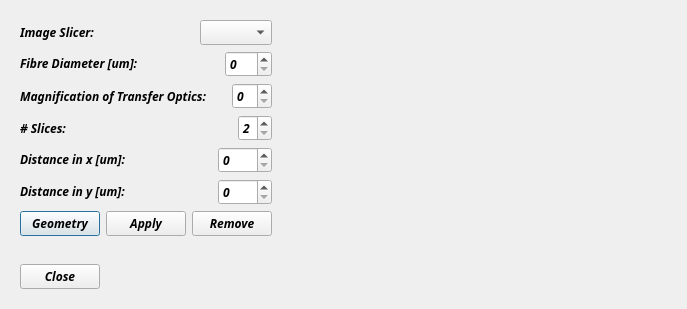
<?xml version="1.0" encoding="UTF-8"?>
<ui version="4.0">
 <class>TSI</class>
 <widget class="QDialog" name="TSI">
  <property name="geometry">
   <rect>
    <x>0</x>
    <y>0</y>
    <width>687</width>
    <height>309</height>
   </rect>
  </property>
  <property name="minimumSize">
   <size>
    <width>298</width>
    <height>298</height>
   </size>
  </property>
  <property name="font">
   <font>
    <family>Ubuntu Mono</family>
    <weight>75</weight>
    <italic>true</italic>
    <bold>true</bold>
   </font>
  </property>
  <property name="windowTitle">
   <string>Dialog</string>
  </property>
  <layout class="QGridLayout" name="gridLayout_2">
   <item row="0" column="0">
    <widget class="QScrollArea" name="scrollArea">
     <property name="frameShape">
      <enum>QFrame::NoFrame</enum>
     </property>
     <property name="widgetResizable">
      <bool>true</bool>
     </property>
     <widget class="QWidget" name="scrollAreaWidgetContents">
      <property name="geometry">
       <rect>
        <x>0</x>
        <y>0</y>
        <width>653</width>
        <height>294</height>
       </rect>
      </property>
      <layout class="QGridLayout" name="gridLayout">
       <item row="0" column="0">
        <layout class="QHBoxLayout" name="horizontalLayout_7">
         <item>
          <layout class="QVBoxLayout" name="verticalLayout">
           <item>
            <layout class="QHBoxLayout" name="horizontalLayout">
             <item>
              <widget class="QLabel" name="label">
               <property name="text">
                <string>Image Slicer:</string>
               </property>
              </widget>
             </item>
             <item>
              <widget class="QComboBox" name="comboBox">
               <property name="sizePolicy">
                <sizepolicy hsizetype="Maximum" vsizetype="Fixed">
                 <horstretch>0</horstretch>
                 <verstretch>0</verstretch>
                </sizepolicy>
               </property>
              </widget>
             </item>
            </layout>
           </item>
           <item>
            <layout class="QHBoxLayout" name="horizontalLayout_2">
             <item>
              <widget class="QLabel" name="label_5">
               <property name="text">
                <string>&lt;html&gt;&lt;head/&gt;&lt;body&gt;&lt;p&gt;Fibre Diameter [um]:&lt;/p&gt;&lt;/body&gt;&lt;/html&gt;</string>
               </property>
              </widget>
             </item>
             <item>
              <widget class="QSpinBox" name="spinBox_5">
               <property name="sizePolicy">
                <sizepolicy hsizetype="Maximum" vsizetype="Fixed">
                 <horstretch>0</horstretch>
                 <verstretch>0</verstretch>
                </sizepolicy>
               </property>
               <property name="maximum">
                <number>999</number>
               </property>
              </widget>
             </item>
            </layout>
           </item>
           <item>
            <layout class="QHBoxLayout" name="horizontalLayout_3">
             <item>
              <widget class="QLabel" name="label_6">
               <property name="text">
                <string>Magnification of Transfer Optics:</string>
               </property>
              </widget>
             </item>
             <item>
              <widget class="QSpinBox" name="spinBox">
               <property name="sizePolicy">
                <sizepolicy hsizetype="Maximum" vsizetype="Fixed">
                 <horstretch>0</horstretch>
                 <verstretch>0</verstretch>
                </sizepolicy>
               </property>
              </widget>
             </item>
            </layout>
           </item>
           <item>
            <layout class="QHBoxLayout" name="horizontalLayout_4">
             <item>
              <widget class="QLabel" name="label_2">
               <property name="text">
                <string># Slices:</string>
               </property>
              </widget>
             </item>
             <item>
              <widget class="QSpinBox" name="spinBox_2">
               <property name="sizePolicy">
                <sizepolicy hsizetype="Maximum" vsizetype="Fixed">
                 <horstretch>0</horstretch>
                 <verstretch>0</verstretch>
                </sizepolicy>
               </property>
               <property name="minimum">
                <number>2</number>
               </property>
               <property name="maximum">
                <number>7</number>
               </property>
              </widget>
             </item>
            </layout>
           </item>
           <item>
            <layout class="QHBoxLayout" name="horizontalLayout_5">
             <item>
              <widget class="QLabel" name="label_3">
               <property name="text">
                <string>&lt;html&gt;&lt;head/&gt;&lt;body&gt;&lt;p&gt;Distance in x [um]:&lt;/p&gt;&lt;/body&gt;&lt;/html&gt;</string>
               </property>
              </widget>
             </item>
             <item>
              <widget class="QSpinBox" name="spinBox_3">
               <property name="sizePolicy">
                <sizepolicy hsizetype="Maximum" vsizetype="Fixed">
                 <horstretch>0</horstretch>
                 <verstretch>0</verstretch>
                </sizepolicy>
               </property>
               <property name="maximum">
                <number>9999</number>
               </property>
              </widget>
             </item>
            </layout>
           </item>
           <item>
            <layout class="QHBoxLayout" name="horizontalLayout_6">
             <item>
              <widget class="QLabel" name="label_4">
               <property name="text">
                <string>&lt;html&gt;&lt;head/&gt;&lt;body&gt;&lt;p&gt;Distance in y [um]:&lt;/p&gt;&lt;/body&gt;&lt;/html&gt;</string>
               </property>
              </widget>
             </item>
             <item>
              <widget class="QSpinBox" name="spinBox_4">
               <property name="sizePolicy">
                <sizepolicy hsizetype="Maximum" vsizetype="Fixed">
                 <horstretch>0</horstretch>
                 <verstretch>0</verstretch>
                </sizepolicy>
               </property>
               <property name="maximum">
                <number>9999</number>
               </property>
              </widget>
             </item>
            </layout>
           </item>
           <item>
            <layout class="QHBoxLayout" name="horizontalLayout_8">
             <item>
              <widget class="QPushButton" name="pushButton_2">
               <property name="sizePolicy">
                <sizepolicy hsizetype="Maximum" vsizetype="Fixed">
                 <horstretch>0</horstretch>
                 <verstretch>0</verstretch>
                </sizepolicy>
               </property>
               <property name="text">
                <string>Geometry</string>
               </property>
              </widget>
             </item>
             <item>
              <widget class="QPushButton" name="pushButton_3">
               <property name="sizePolicy">
                <sizepolicy hsizetype="Maximum" vsizetype="Fixed">
                 <horstretch>0</horstretch>
                 <verstretch>0</verstretch>
                </sizepolicy>
               </property>
               <property name="text">
                <string>Apply</string>
               </property>
              </widget>
             </item>
             <item>
              <widget class="QPushButton" name="pushButton_4">
               <property name="sizePolicy">
                <sizepolicy hsizetype="Maximum" vsizetype="Fixed">
                 <horstretch>0</horstretch>
                 <verstretch>0</verstretch>
                </sizepolicy>
               </property>
               <property name="text">
                <string>Remove</string>
               </property>
              </widget>
             </item>
            </layout>
           </item>
           <item>
            <spacer name="verticalSpacer">
             <property name="orientation">
              <enum>Qt::Vertical</enum>
             </property>
             <property name="sizeHint" stdset="0">
              <size>
               <width>20</width>
               <height>40</height>
              </size>
             </property>
            </spacer>
           </item>
           <item>
            <widget class="QPushButton" name="pushButton">
             <property name="sizePolicy">
              <sizepolicy hsizetype="Maximum" vsizetype="Fixed">
               <horstretch>0</horstretch>
               <verstretch>0</verstretch>
              </sizepolicy>
             </property>
             <property name="text">
              <string>Close</string>
             </property>
            </widget>
           </item>
          </layout>
         </item>
         <item>
          <widget class="QCustomPlot" name="customPlot" native="true">
           <property name="sizePolicy">
            <sizepolicy hsizetype="MinimumExpanding" vsizetype="MinimumExpanding">
             <horstretch>0</horstretch>
             <verstretch>0</verstretch>
            </sizepolicy>
           </property>
           <property name="minimumSize">
            <size>
             <width>300</width>
             <height>250</height>
            </size>
           </property>
          </widget>
         </item>
        </layout>
       </item>
      </layout>
     </widget>
    </widget>
   </item>
  </layout>
 </widget>
 <customwidgets>
  <customwidget>
   <class>QCustomPlot</class>
   <extends>QWidget</extends>
   <header>qcustomplot.h</header>
   <container>1</container>
  </customwidget>
 </customwidgets>
 <resources/>
 <connections>
  <connection>
   <sender>pushButton</sender>
   <signal>clicked()</signal>
   <receiver>TSI</receiver>
   <slot>close()</slot>
   <hints>
    <hint type="sourcelabel">
     <x>95</x>
     <y>286</y>
    </hint>
    <hint type="destinationlabel">
     <x>189</x>
     <y>267</y>
    </hint>
   </hints>
  </connection>
 </connections>
</ui>
